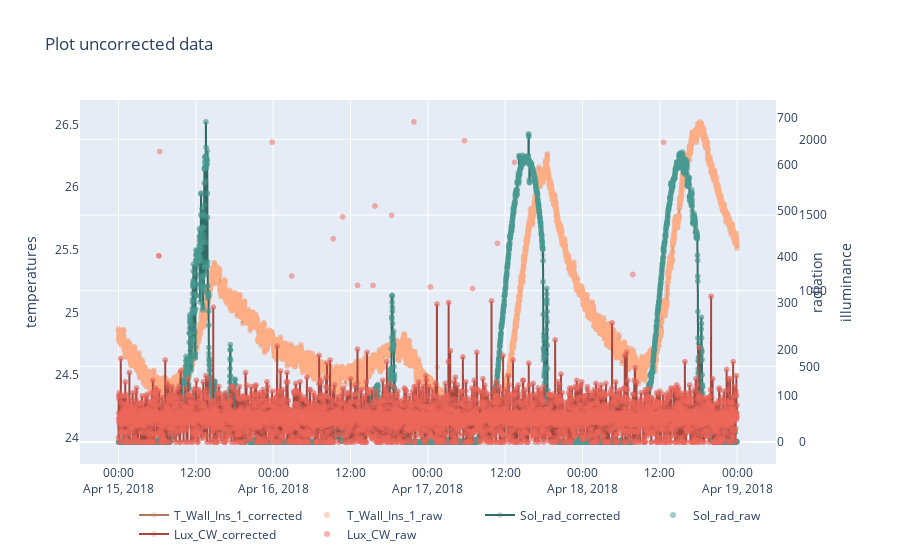

Here is the notebook cell this chart was saved with:
### Markdown cell above
The <code>plot</code> method can be used to plot the data.

Provide a <code>list</code> to the argument <code>cols</code> to specify the entry you want to plot.

A new y axis will be created for each data type.

### Code cell
my_data.plot(
    cols=['T_Wall_Ins_1', 'Sol_rad', 'Lux_CW'],
    begin='2018-04-15',
    end='2018-04-18',
    title='Plot uncorrected data',
    marker_raw=True,
    line_raw=False,
    plot_raw = True,
)

### Figure 1 — Plotly figure (JSON) as saved in the notebook; plotly's stock layout.template omitted (floating-point values rounded to 4 significant figures; data arrays with more than 128 entries replaced by an {"elided": "..."} marker saying what was removed)
{"data": [{"line": {"color": "#B2795D", "width": 2}, "marker": {"color": "#B2795D", "opacity": 0.2}, "mode": "lines+markers", "name": "T_Wall_Ins_1_corrected", "x": {"elided": "5760 str values"}, "y": {"elided": "5760 float values"}, "yaxis": "y", "type": "scattergl"}, {"marker": {"color": "#FFAD85", "opacity": 0.5}, "mode": "markers", "name": "T_Wall_Ins_1_raw", "x": {"elided": "5760 str values"}, "y": {"elided": "5760 float values"}, "yaxis": "y", "type": "scattergl"}, {"line": {"color": "#316B65", "width": 2}, "marker": {"color": "#316B65", "opacity": 0.2}, "mode": "lines+markers", "name": "Sol_rad_corrected", "x": {"elided": "5760 str values"}, "y": {"elided": "5760 float values"}, "yaxis": "y2", "type": "scattergl"}, {"marker": {"color": "#479A91", "opacity": 0.5}, "mode": "markers", "name": "Sol_rad_raw", "x": {"elided": "5760 str values"}, "y": {"elided": "5760 float values"}, "yaxis": "y2", "type": "scattergl"}, {"line": {"color": "#A5473E", "width": 2}, "marker": {"color": "#A5473E", "opacity": 0.2}, "mode": "lines+markers", "name": "Lux_CW_corrected", "x": {"elided": "5760 str values"}, "y": {"elided": "5760 float values"}, "yaxis": "y3", "type": "scattergl"}, {"marker": {"color": "#ED665A", "opacity": 0.5}, "mode": "markers", "name": "Lux_CW_raw", "x": {"elided": "5760 str values"}, "y": {"elided": "5760 float values"}, "yaxis": "y3", "type": "scattergl"}], "layout": {"yaxis2": {"title": {"text": "radiation"}, "side": "right", "position": 0.94}, "yaxis3": {"title": {"text": "illuminance"}, "side": "right", "position": 0.97}, "yaxis": {"title": {"text": "temperatures"}}, "title": {"text": "Plot uncorrected data"}, "legend": {"orientation": "h", "yanchor": "top", "y": -0.1, "xanchor": "center", "x": 0.5}, "xaxis": {"domain": [0, 0.94]}, "yaxis4": {"position": 1.0}}}
